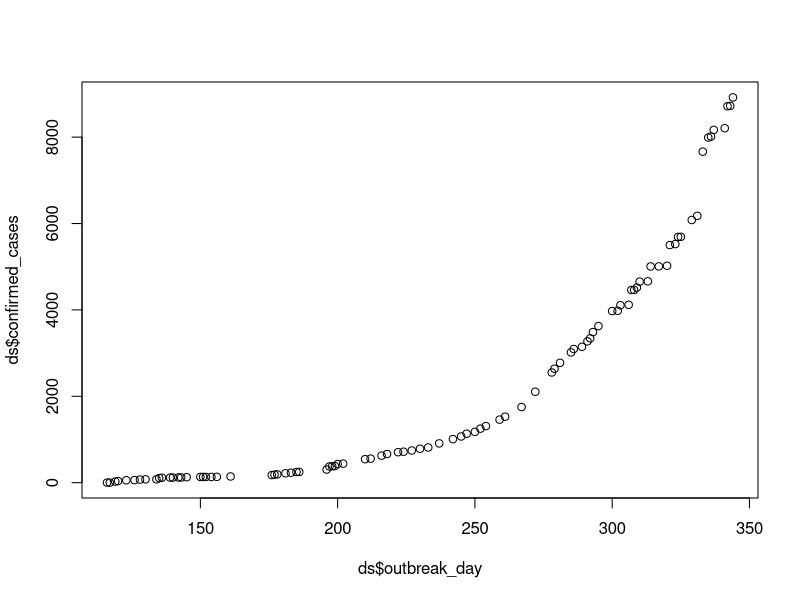
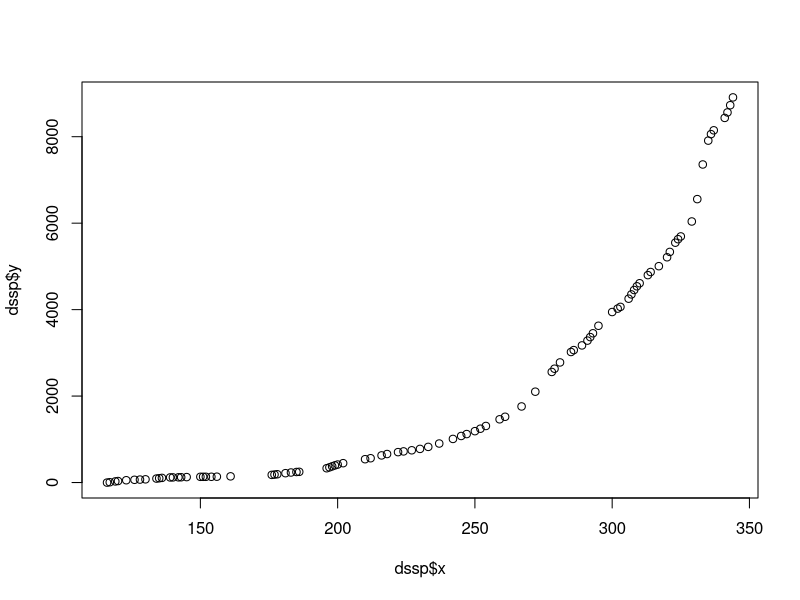
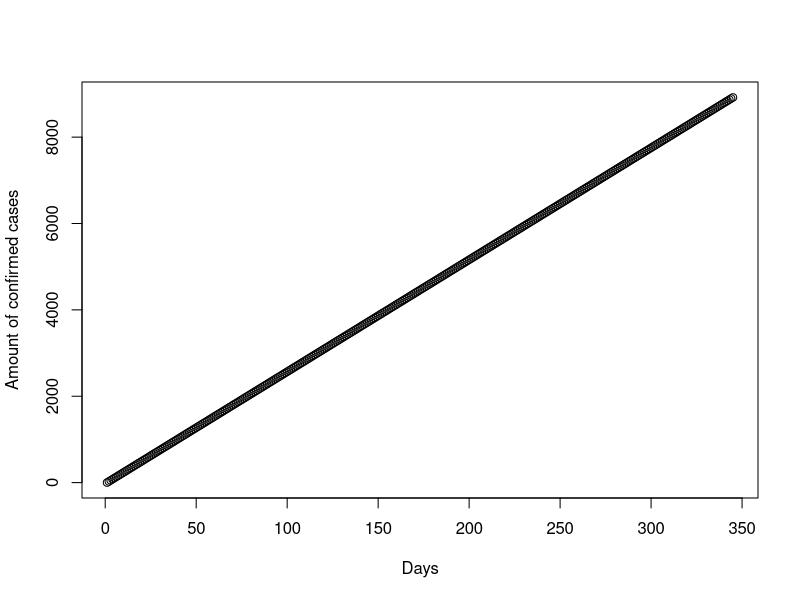
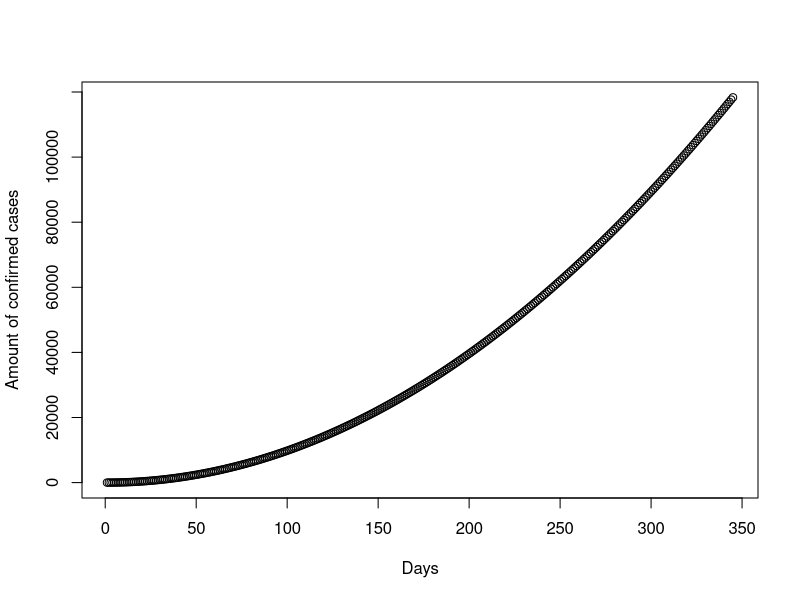
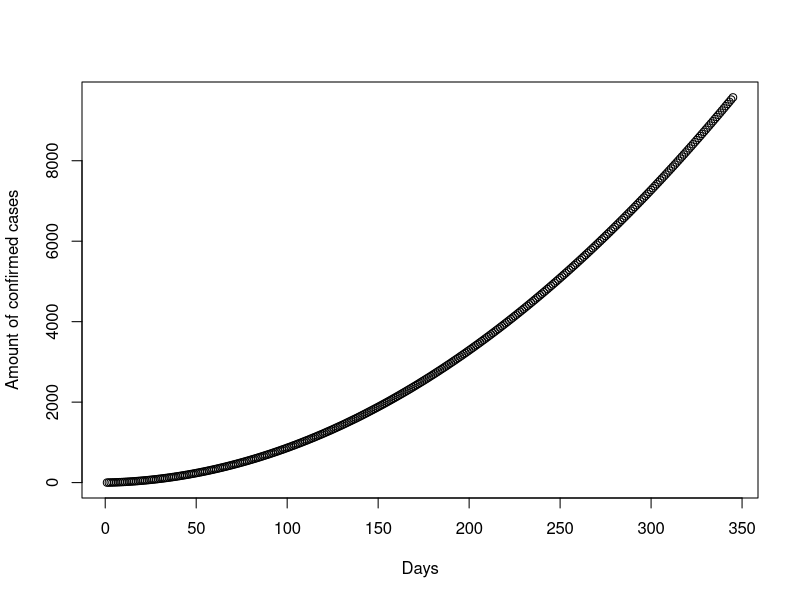
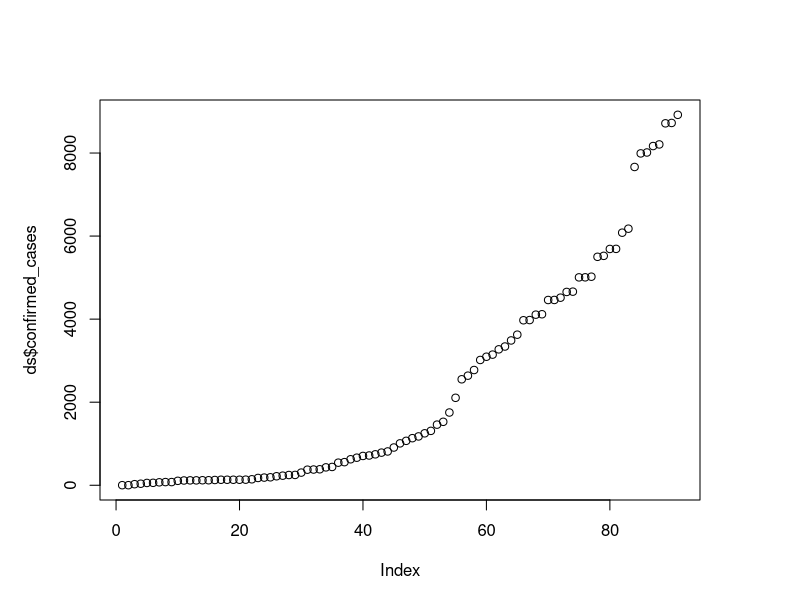
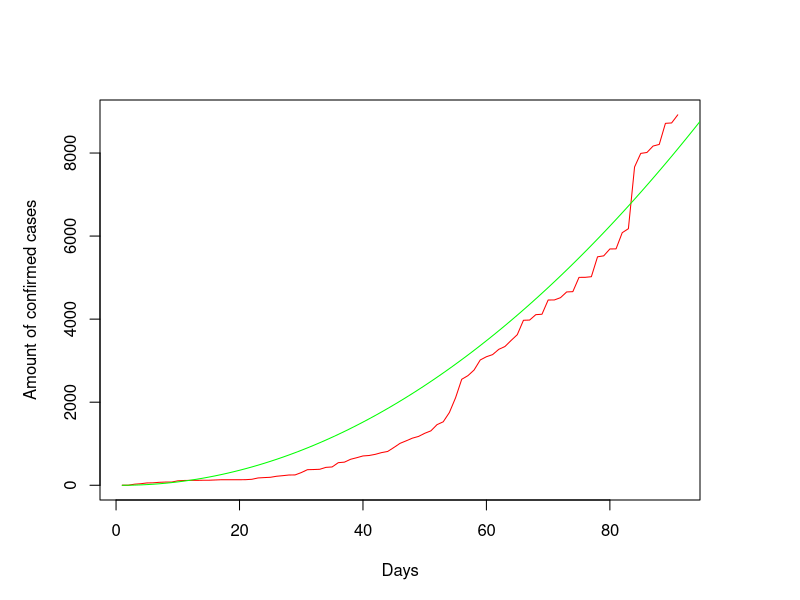

These figures' R source, in order:
ds <- read.csv("ds_ebola_2014_summary.csv")

plot(ds$outbreak_day, ds$confirmed_cases)
#dssp <- spline(ds$outbreak_day, ds$confirmed_cases)
dssp <- smooth.spline(ds$outbreak_day, ds$confirmed_cases)
#dssp[dssp$x <= 157.0000]
plot(dssp)
#Non Linear model; differentiate
#model1 <- nls(
#  formula = ds$outbreak_day ~ ds$confirmed_cases,
#  start = min(ds$outbreak_day) #First day
#  )
#1:
predict(dssp, 158) #138.5995 cases

#2:
#Linear
plot( 0:344 * max(ds$confirmed_cases) / 344, xlab="Days", ylab="Amount of confirmed cases")

#Exponential
plot( (0:344)^2 , xlab="Days", ylab="Amount of confirmed cases")

#Quadratic
library(pracma)
x <- 0:344
plot( x + 0.039 * x^2 * (1 + erf(x)), xlab="Days", ylab="Amount of confirmed cases")

#3:
par(mar=c(5,5,5,5))
plot(ds$confirmed_cases)
#Exponentional, the line goes up with a curve (not straight)

#4:
plot(ds$confirmed_cases, type="l", col="red", xlab="Days", ylab="Amount of confirmed cases")
lines((0:344)^2,col="green")

#5:
predict(dssp, 365 + sum(31,28,1)) #23194.2



